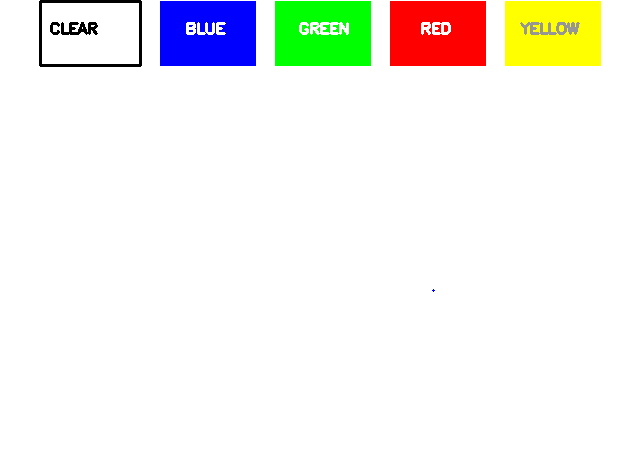
#> input picture Desktop/board/drawing_1748925821.png, 636 x 471 px, given in place of the camera
$ python board.py
#> lines starting #> are read from the running program, lines starting #| are printed output that depends on the picture; after the words box and inside, x2 and y2 are one past the last pixel; in counts of white or black regions, pixels touching at a corner belong together
import numpy as np
import cv2
from collections import deque
import time
import threading
import speech_recognition as sr

clear_requested = False

def voice_listener():
    global clear_requested
    recognizer = sr.Recognizer()
    mic = sr.Microphone()
    while True:
        with mic as source:
            try:
                audio = recognizer.listen(source, timeout=3)
                command = recognizer.recognize_google(audio).lower()
                print(f"🎙️ Heard: {command}")
                if "clear" in command:
                    clear_requested = True
            except:
                pass

# === Drawing Color Buttons ===
colors = [(255, 0, 0), (0, 255, 0), (0, 0, 255), (0, 255, 255)]
colorIndex = 0
kernel = np.ones((5, 5), np.uint8)

# === Color Buffers ===
bpoints = [deque(maxlen=1024)]
gpoints = [deque(maxlen=1024)]
rpoints = [deque(maxlen=1024)]
ypoints = [deque(maxlen=1024)]
blue_index = green_index = red_index = yellow_index = 0

# === Paint Window Setup ===
paintWindow = np.zeros((471, 636, 3)) + 255
buttons = [(40, "CLEAR"), (160, "BLUE"), (275, "GREEN"), (390, "RED"), (505, "YELLOW")]
for x, label in buttons:
    color = (0, 0, 0) if label == "CLEAR" else colors[buttons.index((x, label)) - 1]
    cv2.rectangle(paintWindow, (x, 1), (x + 100, 65), color, -1)
    cv2.putText(paintWindow, label, (x + 10, 35), cv2.FONT_HERSHEY_SIMPLEX, 0.5,
                (255, 255, 255) if label != "CLEAR" else (0, 0, 0), 2)
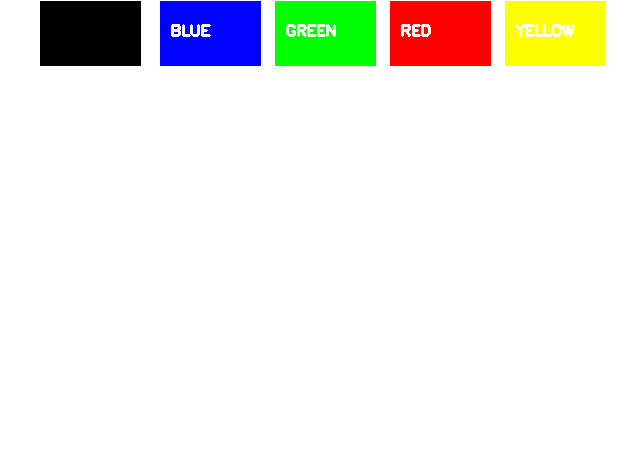
#> paintWindow: shape (471, 636, 3) float64; mean of channels 0, 1, 2 233.6, 238.7, 238.9; drawn as B, G, R
cv2.namedWindow('Paint', cv2.WINDOW_AUTOSIZE)

# === Start Voice Listener ===
threading.Thread(target=voice_listener, daemon=True).start()

# === Start Webcam ===
cap = cv2.VideoCapture(0)

while True:
    ret, frame = cap.read()
#> frame is the input picture: shape (471, 636, 3); mean B, G, R 238.7, 243.6, 243.7
    frame = cv2.flip(frame, 1)
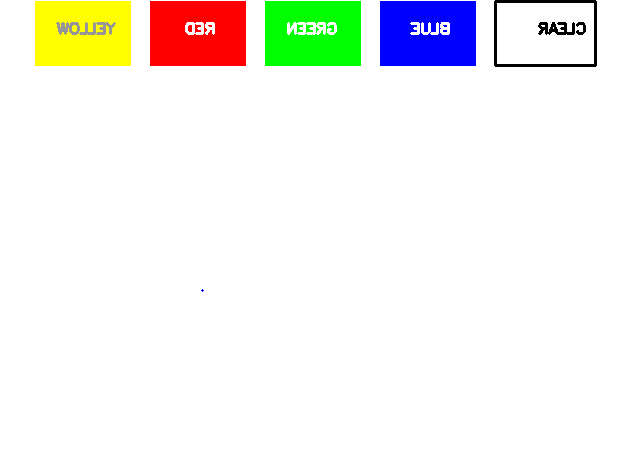
#> frame: shape (471, 636, 3); mean B, G, R 238.7, 243.6, 243.7
    hsv = cv2.cvtColor(frame, cv2.COLOR_BGR2HSV)
#> hsv: shape (471, 636, 3); mean H, S, V 4.1, 20, 253.7

    # 🎤 Voice: Clear Canvas
    if clear_requested:
        print("🧹 Canvas cleared via voice!")
        clear_requested = False
        bpoints = [deque(maxlen=1024)]
        gpoints = [deque(maxlen=1024)]
        rpoints = [deque(maxlen=1024)]
        ypoints = [deque(maxlen=1024)]
        blue_index = green_index = red_index = yellow_index = 0
        paintWindow[67:,:,:] = 255

    # === Draw Top Buttons on Frame ===
    for x, label in buttons:
        color = (122, 122, 122) if label == "CLEAR" else colors[buttons.index((x, label)) - 1]
        cv2.rectangle(frame, (x, 1), (x + 100, 65), color, -1)
        cv2.putText(frame, label, (x + 10, 35), cv2.FONT_HERSHEY_SIMPLEX, 0.5,
                    (255,255,255) if label != "CLEAR" else (0,0,0), 2)
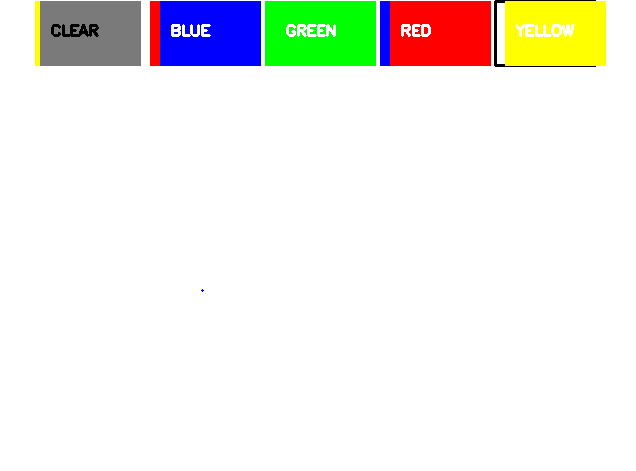
#> frame: shape (471, 636, 3); 9.07% of pixels changed, all inside (x1, y1, x2, y2) = (40, 1, 606, 66)

    # 🎯 Detect Pink Object (Hardcoded HSV Range)
    lower_pink = np.array([140, 100, 100])
    upper_pink = np.array([170, 255, 255])

    mask = cv2.inRange(hsv, lower_pink, upper_pink)
#> mask: shape (471, 636); every value is 0
    mask = cv2.erode(mask, kernel, iterations=1)
    mask = cv2.morphologyEx(mask, cv2.MORPH_OPEN, kernel)
    mask = cv2.dilate(mask, kernel, iterations=1)

    contours, _ = cv2.findContours(mask.copy(), cv2.RETR_EXTERNAL, cv2.CHAIN_APPROX_SIMPLE)
#> contours = []
    center = None

    if contours:
        cnt = sorted(contours, key=cv2.contourArea, reverse=True)[0]
        ((x, y), radius) = cv2.minEnclosingCircle(cnt)
        cv2.circle(frame, (int(x), int(y)), int(radius), (255, 0, 255), 2)  # 💡 Circle is pink too
        M = cv2.moments(cnt)
        if M["m00"] != 0:
            center = (int(M["m10"] / M["m00"]), int(M["m01"] / M["m00"]))

        # === If touching button area ===
        if center and center[1] <= 65:
            if 40 <= center[0] <= 140:
                bpoints = [deque(maxlen=1024)]
                gpoints = [deque(maxlen=1024)]
                rpoints = [deque(maxlen=1024)]
                ypoints = [deque(maxlen=1024)]
                blue_index = green_index = red_index = yellow_index = 0
                paintWindow[67:, :, :] = 255
            elif 160 <= center[0] <= 255:
                colorIndex = 0
            elif 275 <= center[0] <= 370:
                colorIndex = 1
            elif 390 <= center[0] <= 485:
                colorIndex = 2
            elif 505 <= center[0] <= 600:
                colorIndex = 3
        else:
            if colorIndex == 0:
                bpoints[blue_index].appendleft(center)
            elif colorIndex == 1:
                gpoints[green_index].appendleft(center)
            elif colorIndex == 2:
                rpoints[red_index].appendleft(center)
            elif colorIndex == 3:
                ypoints[yellow_index].appendleft(center)
    else:
        bpoints.append(deque(maxlen=1024)); blue_index += 1
        gpoints.append(deque(maxlen=1024)); green_index += 1
        rpoints.append(deque(maxlen=1024)); red_index += 1
        ypoints.append(deque(maxlen=1024)); yellow_index += 1

    # === Draw on Canvas and Frame ===
    points = [bpoints, gpoints, rpoints, ypoints]
    for i, color in enumerate(colors):
        for j in range(len(points[i])):
            for k in range(1, len(points[i][j])):
                if points[i][j][k - 1] is None or points[i][j][k] is None:
                    continue
                cv2.line(frame, points[i][j][k - 1], points[i][j][k], color, 2)
                cv2.line(paintWindow, points[i][j][k - 1], points[i][j][k], color, 2)

    cv2.imshow("Tracking", frame)
    cv2.imshow("Paint", paintWindow)
    cv2.imshow("Mask", mask)

    key = cv2.waitKey(1) & 0xFF
#> (key q is pressed here)
    if key == ord("s"):
        filename = f"drawing_{int(time.time())}.png"
        cv2.imwrite(filename, paintWindow)
        print(f"✅ Saved: {filename}")

    if key == ord("q"):
        break

cap.release()
cv2.destroyAllWindows()
